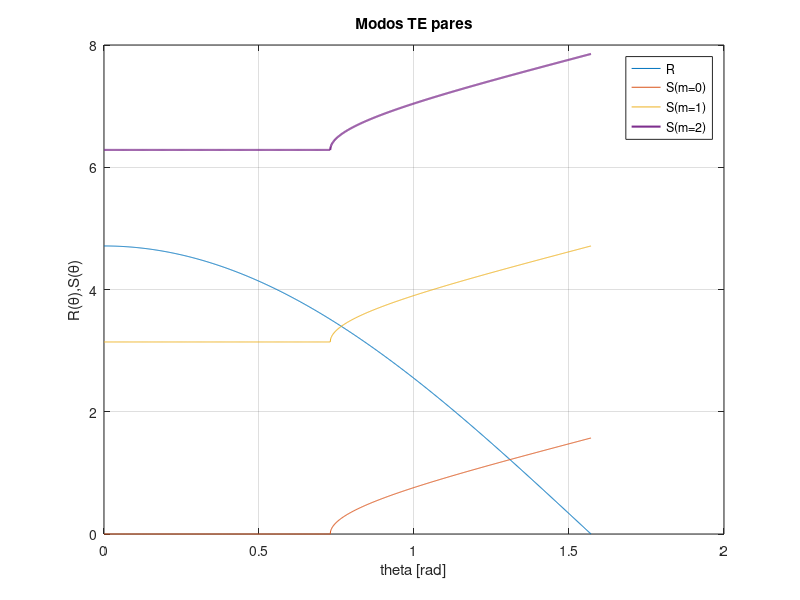

The MATLAB script that drew this image: (Note: this script raises an error after producing the figure.)
clc, close all, clear all

% Método ondulatorio
% modos TE

%Parámetros
%Todas las unidades en um
n1=1.5;  %core
n2=1;    %cladding
h=1;     %grosor del core
lambda=1; %longitud de onda
k0=2*pi/lambda;  %numero de onda

%PARES

%Ecuación de dispersión
% beta=@(theta) k0*n1*sin(theta);
% gammax=sqrt((k0*n1*sin(theta)).^2 -(n2^2)*(k0^2));
% kx=sqrt((n1^2)*(k0^2) -(k0*n1*sin(theta)).^2);
R=@(theta) (h/2)*k0*n1.*cos(theta);
S0=@(theta) atan((sqrt((k0*n1*sin(theta)).^2 -(n2^2)*(k0^2)))./(sqrt((n1^2)*(k0^2) -(k0*n1*sin(theta)).^2)));
S1=@(theta) pi + atan((sqrt((k0*n1*sin(theta)).^2 -(n2^2)*(k0^2)))./(sqrt((n1^2)*(k0^2) -(k0*n1*sin(theta)).^2)));
S2=@(theta) 2*pi + atan((sqrt((k0*n1*sin(theta)).^2 -(n2^2)*(k0^2)))./(sqrt((n1^2)*(k0^2) -(k0*n1*sin(theta)).^2)));

%Plot
theta=linspace(0,pi/2,1000);
figure('Name','Modos TE'), plot(theta,R(theta),theta,S0(theta),theta,S1(theta), ...
    theta,S2(theta),'LineWidth',1.5), grid on
legend('R','S(m=0)','S(m=1)','S(m=2)','S(m=3)','Location','best')
title('Modos TE pares')
xlabel('theta [rad]') 
ylabel('R(θ),S(θ)')

% Ecuación de dispersión
% syms theta
% r=(h/2)*k0*n1.*cos(theta);
% s0=atan((sqrt((k0*n1*sin(theta)).^2 -(n2^2)*(k0^2)))./(sqrt((n1^2)*(k0^2) -(k0*n1*sin(theta)).^2)));
% s1=pi + atan((sqrt((k0*n1*sin(theta)).^2 -(n2^2)*(k0^2)))./(sqrt((n1^2)*(k0^2) -(k0*n1*sin(theta)).^2)));
% s2=2*pi + atan((sqrt((k0*n1*sin(theta)).^2 -(n2^2)*(k0^2)))./(sqrt((n1^2)*(k0^2) -(k0*n1*sin(theta)).^2)));
% 
% % Método de Newton para hallar las soluciones (intersecciones de las gráficas)
% f = r-s1;
% df = diff(f)
f=@(theta) (h/2)*k0*n1.*cos(theta) -2*pi - atan((sqrt((k0*n1*sin(theta)).^2 -(n2^2)*(k0^2)))./(sqrt((n1^2)*(k0^2) -(k0*n1*sin(theta)).^2)));
df=@(theta)((9*pi^2*cos(theta)*sin(theta))/((9*pi^2*sin(theta)^2 - 2778046668940015/70368744177664)^(1/2)*(3125302502557517/35184372088832 - 9*pi^2*sin(theta)^2)^(1/2)) + (9*pi^2*cos(theta)*sin(theta)*(9*pi^2*sin(theta)^2 - 2778046668940015/70368744177664)^(1/2))/(3125302502557517/35184372088832 - 9*pi^2*sin(theta)^2)^(3/2))/((9*pi^2*sin(theta)^2 - 2778046668940015/70368744177664)/(9*pi^2*sin(theta)^2 - 3125302502557517/35184372088832) - 1) - (3*pi*sin(theta))/2;
p0= 1;
delta=1e-6;
epsilon=1e-6;
max=20;
[p0, err, k, y] = newton(f, df, p0, delta, epsilon, max) 


%IMPARES

%Ecuación de dispersión
% beta=@(theta) k0*n1*sin(theta);
% gammax=sqrt((k0*n1*sin(theta)).^2 -(n2^2)*(k0^2));
% kx=sqrt((n1^2)*(k0^2) -(k0*n1*sin(theta)).^2);
% R=@(theta) (h/2)*k0*n1.*cos(theta);
% S0=@(theta) -atan((sqrt((n1^2)*(k0^2) -(k0*n1*sin(theta)).^2))./(sqrt((k0*n1*sin(theta)).^2 -(n2^2)*(k0^2))));
% S1=@(theta) pi -atan((sqrt((n1^2)*(k0^2) -(k0*n1*sin(theta)).^2))./(sqrt((k0*n1*sin(theta)).^2 -(n2^2)*(k0^2))));
% S2=@(theta) 2*pi -atan((sqrt((n1^2)*(k0^2) -(k0*n1*sin(theta)).^2))./(sqrt((k0*n1*sin(theta)).^2 -(n2^2)*(k0^2))));
% 
% % 
% %Plot
% theta=linspace(0,pi/2,1000);
% figure('Name','Modos TE'), plot(theta,R(theta),theta,S0(theta),theta,S1(theta), ...
%     theta,S2(theta),'LineWidth',1.5), grid on
% legend('R','S(m=0)','S(m=1)','S(m=2)','S(m=3)','Location','best')
% title('Modos TE impares')
% xlabel('theta [rad]') 
% ylabel('R(θ),S(θ)')

% Ecuación de dispersión
% syms theta
% r=(h/2)*k0*n1.*cos(theta);
% s0=-atan((sqrt((n1^2)*(k0^2) -(k0*n1*sin(theta)).^2))./(sqrt((k0*n1*sin(theta)).^2 -(n2^2)*(k0^2))));
% s1=pi -atan((sqrt((n1^2)*(k0^2) -(k0*n1*sin(theta)).^2))./(sqrt((k0*n1*sin(theta)).^2 -(n2^2)*(k0^2))));
% s2=2*pi -atan((sqrt((n1^2)*(k0^2) -(k0*n1*sin(theta)).^2))./(sqrt((k0*n1*sin(theta)).^2 -(n2^2)*(k0^2))));
% 
% % Método de Newton para hallar las soluciones (intersecciones de las gráficas)
% f = r-s0;
% df = diff(f)
% f=@(theta) (h/2)*k0*n1.*cos(theta) -2*pi + atan((sqrt((n1^2)*(k0^2) -(k0*n1*sin(theta)).^2))./(sqrt((k0*n1*sin(theta)).^2 -(n2^2)*(k0^2))));
% df=@(theta) ((9*pi^2*cos(theta)*sin(theta))/((9*pi^2*sin(theta)^2 - 2778046668940015/70368744177664)^(1/2)*(3125302502557517/35184372088832 - 9*pi^2*sin(theta)^2)^(1/2)) + (9*pi^2*cos(theta)*sin(theta)*(3125302502557517/35184372088832 - 9*pi^2*sin(theta)^2)^(1/2))/(9*pi^2*sin(theta)^2 - 2778046668940015/70368744177664)^(3/2))/((9*pi^2*sin(theta)^2 - 3125302502557517/35184372088832)/(9*pi^2*sin(theta)^2 - 2778046668940015/70368744177664) - 1) - (3*pi*sin(theta))/2;
% p0= 1;
% delta=1e-6;
% epsilon=1e-6;
% max=20;
% [p0, err, k, y] = newton(f, df, p0, delta, epsilon, max) 
